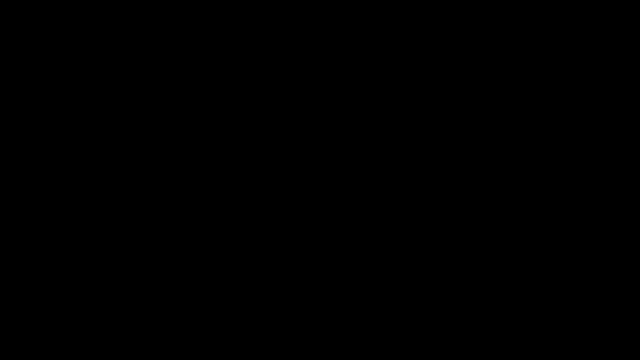
Frame 1 (no input)
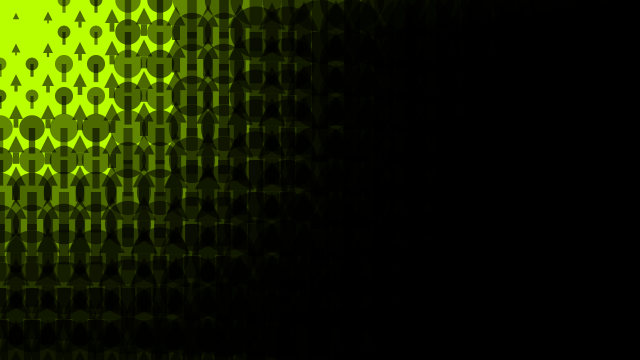
Frame 60 (the mouse pressed at the canvas centre just before this capture)
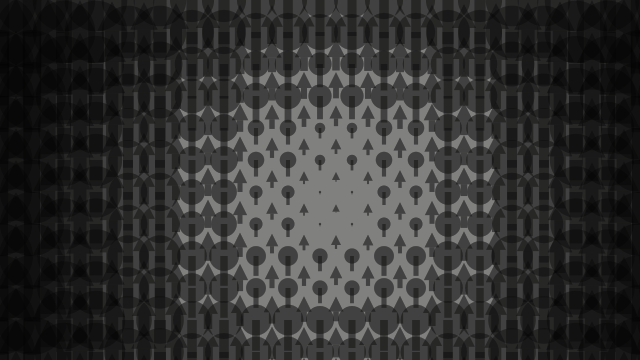
Frame 120 (the mouse held since frame 60 and released just before this capture)

The Processing sketch that drew these frames (run headless with seeded random() and noise(); from frame 60 on, the mouse is pressed at the canvas centre):

// Processing sketch: processing_72758
// ── processing_72758.pde


/** Hyo Jin Yoo
* second assignment using mouseX, mouseY
* Color changing forest by pressing mouse and mouseX, mouseY
**/


// keypressed variables
boolean monoColor = false;

//tree variables
float treeDiameter;
float rectH ;
float rectW;
float stepSize;

//color variables
int r =0;
int g =0;
int b =0;
int transparancy = 170;

color bg = color(0);
color tree1;
color tree2;
color tree3;
color tree4;
color tree5;

void setup() 
{
  size(640, 360);
  smooth();
  noStroke();
  fill(0);
  stepSize = width/20;
}

void draw() {

  //bg day to night by mouseY
  int bgVar = (int)map(mouseY, 0, height, 255, 100);
  fill(bg);
  rect(0, 0, width, height);

  
  //tree's color change by mouseS
  r = (int)map(mouseX, 0, width, 0, 255);
  g = (int)map(mouseX, 0, width, 0, 255);
  b = (int)map(mouseX, 0, width, 0, 255);
  
  if(monoColor)
  {
    bg = color(bgVar-50,100);
    tree1= tree2= tree3= tree4= tree5= color(0, transparancy-100);
    /*
    tree1= color(r, 0, 0, transparancy-80);
    tree2= color(0, g, 0, transparancy-20);
    tree3= color(r, 0, b, transparancy-60);
    tree4= color(r, g, 0, transparancy-40);
    tree5= color(0, g, b, transparancy-100);
    */
  }
  else
  {
    bg = color(bgVar-70,bgVar,0);
    tree1= color(0, g, 0, transparancy-20);
    tree2= color(0, g, b, transparancy-50);
    tree3= color(r, g, 0, transparancy-20);
    tree4= color(0, g, b, transparancy-40);
    tree5= color(r, g, 0, transparancy-20);
  }


  for (int x=0; x<=width; x+=stepSize) 
  {
    //tree1(triangle)==========================================================================================================================================
    for (int y=0; y<=height; y+=stepSize)
    {
      float distanceToMouse = dist(x, y, mouseX, mouseY);
      treeDiameter = distanceToMouse*0.2;
      rectH =treeDiameter*0.5-distanceToMouse*0.01;
      rectW =treeDiameter/4;
      fill(tree1);
      rect(x+stepSize/2-rectW/2, y+stepSize/2+stepSize*0.1+treeDiameter*0.2, rectW, rectH);
      triangle((x+stepSize/2), (y+stepSize/2-stepSize*0.1)-treeDiameter*0.2, (x+stepSize/2-stepSize*0.1)-treeDiameter*0.2,
               (y+stepSize/2+stepSize*0.1)+treeDiameter*0.2, (x+stepSize/2+stepSize*0.1)+treeDiameter*0.2, (y+stepSize/2+stepSize*0.1)+treeDiameter*0.2);
    }
  }

  //tree2==========================================================================================================================================
  for (int x=0; x<=width; x+=stepSize*2) 
  {
    for (int y=0; y<=height; y+=stepSize*2)
    {
      float distanceToMouse = dist(x, y, mouseX, mouseY);
      treeDiameter = distanceToMouse*0.2;
      rectH =treeDiameter;
      rectW =treeDiameter/4;
      fill(tree2);
      ellipse(x, y, treeDiameter, treeDiameter);
      rect(x-rectW/2, y, rectW, rectH);
    }
  }
  //tree3==========================================================================================================================================
  for (int x=0; x<=width; x+=stepSize*2) 
  {
    for (int y=0; y<=height; y+=stepSize*2)
    {
      float distanceToMouse = dist(x, y, mouseX, mouseY);
      treeDiameter = distanceToMouse*0.2;
      rectH =treeDiameter;
      rectW =treeDiameter/4;
      fill(tree3);
      ellipse(x+stepSize, y, treeDiameter, treeDiameter);
      rect(x+stepSize-rectW/2, y, rectW, rectH);
    }
  }


  //tree4==========================================================================================================================================

  for (int x=0; x<=width; x+=stepSize*2) 
  {
    for (int y=0; y<=height; y+=stepSize*2)
    {
      float distanceToMouse = dist(x, y, mouseX, mouseY);
      treeDiameter = distanceToMouse*0.2;
      rectH =treeDiameter;
      rectW =treeDiameter/4;
      fill(tree4);
      ellipse(x+stepSize, y+stepSize, treeDiameter, treeDiameter);
      rect(x-rectW/2+stepSize, y+stepSize, rectW, rectH);
    }
  }

  //tree5==========================================================================================================================================
  for (int x=0; x<=width; x+=stepSize*2) 
  {
    for (int y=0; y<=height; y+=stepSize*2)
    {
      float distanceToMouse = dist(x, y, mouseX, mouseY);
      treeDiameter = distanceToMouse*0.2;
      rectH =treeDiameter;
      rectW =treeDiameter/4;
      fill(tree5);
      ellipse(x, y+stepSize, treeDiameter, treeDiameter);
      rect(x-rectW/2, y+stepSize, rectW, rectH);
    }
  }
}

void mousePressed() {
  monoColor = !monoColor;
}
